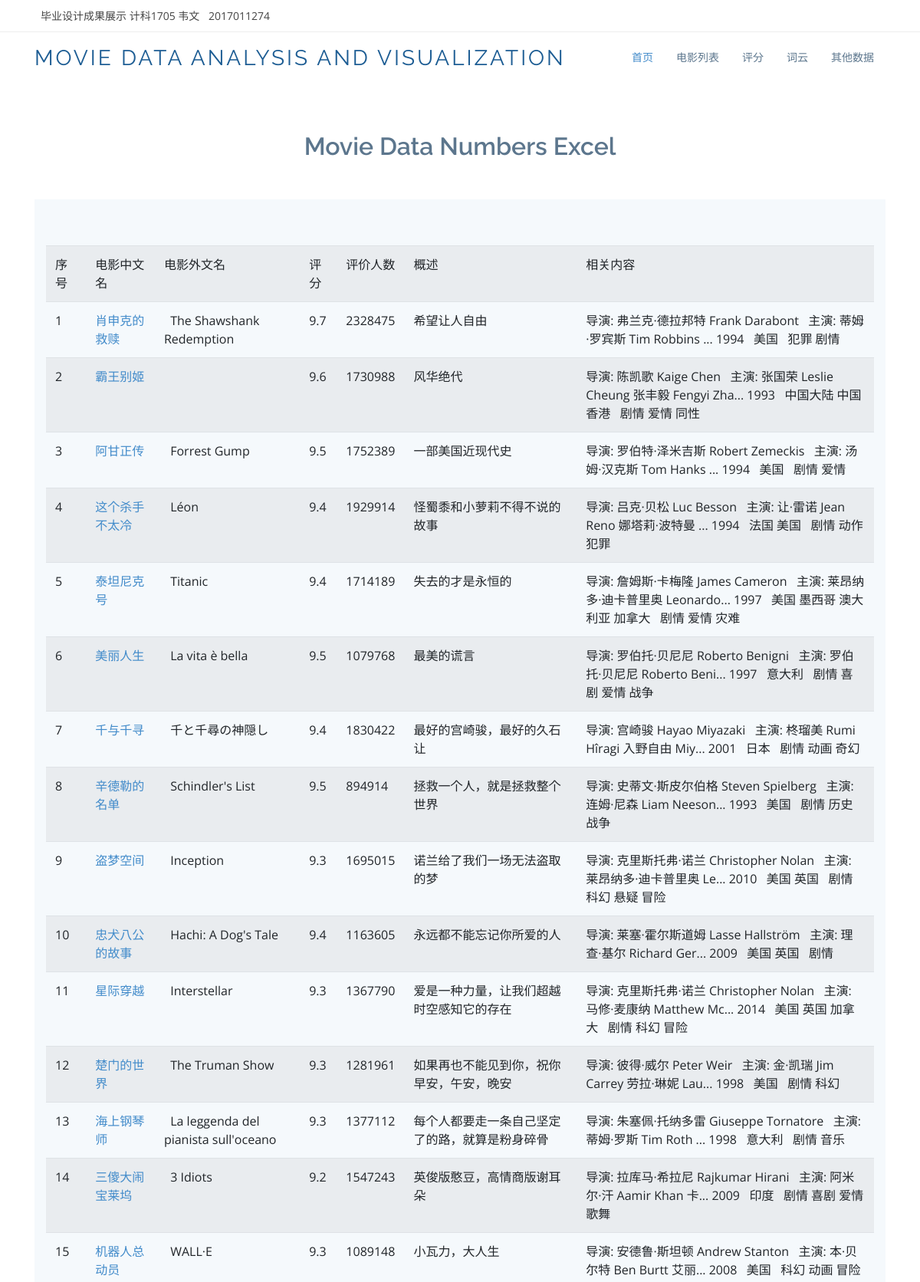
Page /MovieDataNumber (upper part) on the committed database.
### tables this page shows
CREATE TABLE DoubanMovieTop250
        (
        id integer primary key autoincrement,
        info_link text,
        pic_link text,
        chname varchar,
        forname varchar,
        score numeric,
        ratingnum numeric,
        instroduction text,
        info text           
        );

### app.py (the view)
@app.route('/MovieDataNumber')
def MovieDataNumber():
    datalist = []
    con = sqlite3.connect("Douban_movie_Top250.db")
    cur = con.cursor()
    sql = "select * from DoubanMovieTop250"
    data = cur.execute(sql)
    for item in data:
        datalist.append(item)
    cur.close()
    con.close()
    return render_template("MovieDataNumber.html",movies = datalist)

### templates/MovieDataNumber.html (shortened to what this page needs)
<!DOCTYPE html>
<html lang="en">
<head>
  <link href="static/assets/vendor/bootstrap/css/bootstrap.min.css" rel="stylesheet">
  <link href="static/assets/vendor/icofont/icofont.min.css" rel="stylesheet">
  <link href="static/assets/vendor/boxicons/css/boxicons.min.css" rel="stylesheet">
  <link href="static/assets/vendor/animate.css/animate.min.css" rel="stylesheet">
  <link href="static/assets/vendor/venobox/venobox.css" rel="stylesheet">
  <link href="static/assets/vendor/aos/aos.css" rel="stylesheet">
  <link href="static/assets/css/style.css" rel="stylesheet">
</head>
<body>
  <section id="topbar" class="d-none d-lg-block">
    <div class="container clearfix">
      <div class="contact-info float-left">
        <i class="icofont-name"></i><a>毕业设计成果展示   计科1705 韦文</a>
        <i class="icofont-studentnum"></i> 2017011274
      </div>
    </div>
  </section>
  <header id="header">
    <div class="container">
      <div class="logo float-left">
        <h1 class="text-light"><a href="index.html"><span>Movie data analysis and visualization</span></a></h1>
      </div>
      <nav class="nav-menu float-right d-none d-lg-block">
        <ul>
          <li class="active"><a href="/index">首页</a></li>
          <li><a href="/MovieDataNumber">电影列表</a></li>
          <li><a href="/RatingNumber">评分</a></li>
          <li><a href="/WordFrequency">词云</a></li>
          <li><a href="/MovieWebNumber">其他数据</a></li>
        </ul>
      </nav>
    </div>
  </header>
    <section id="team" class="team">
      <div class="container">
        <div class="section-title">
          <h2>Movie Data Numbers Excel</h2>
        </div>
    <section class="counts section-bg">
      <div class="container">
        <table class="table table-striped">
          <tr>
            <td>序号</td>
            <td>电影中文名</td>
            <td>电影外文名</td>
            <td>评分</td>
            <td>评价人数</td>
            <td>概述</td>
            <td>相关内容</td>
          </tr>
          {%for movie in movies%}
          <tr>
            <td>{{movie[0]}}</td>
          <td>
            <a href="{{movie[1]}}" target="_blank">
            {{movie[3]}}
            </a>
          </td>
            <td>{{movie[4]}}</td>
            <td>{{movie[5]}}</td>
            <td>{{movie[6]}}</td>
            <td>{{movie[7]}}</td>
            <td>{{movie[8]}}</td>
          </tr>
          {%endfor%}
        </table>
      </div>
    </section>
      </div>
    </section>
</body>
</html>

### static/assets/css/style.css (style rules this page uses)
body { font-family: "Open Sans", sans-serif; color: #444; }
a { color: #428bca; }
h1, h2, h3, h4, h5, h6, .font-primary { font-family: "Raleway", sans-serif; }
#topbar { background: #fff; padding: 10px 0; border-bottom: 1px solid #eee; font-size: 14px; }
#topbar .contact-info a { line-height: 1; color: #444; transition: 0.3s; }
#topbar .contact-info i { color: #428bca; padding: 4px; }
#header { height: 70px; transition: all 0.5s; transition: all 0.5s; padding: 10px 0; background: #fff; z-index: 997; }
#header .logo h1 { font-size: 28px; margin: 0; padding: 10px 0; line-height: 1; font-weight: 400; letter-spacing: 3px; text-transform: uppercase; }
#header .logo h1 a, #header .logo h1 a:hover { color: #1c5c93; text-decoration: none; }
.nav-menu, .nav-menu * { margin: 0; padding: 0; list-style: none; }
.nav-menu > ul > li { position: relative; white-space: nowrap; float: left; }
.nav-menu a { display: block; position: relative; color: #5c768d; padding: 12px 15px; transition: 0.3s; font-size: 14px; font-family: "Open Sans", sans-serif; }
.nav-menu a:hover, .nav-menu .active > a, .nav-menu li:hover > a { color: #428bca; text-decoration: none; }
.mobile-nav { position: fixed; top: 0; bottom: 0; z-index: 9999; overflow-y: auto; left: -260px; width: 260px; padding-top: 18px; background: #1f3548; transition: 0.4s; }
.mobile-nav * { margin: 0; padding: 0; list-style: none; }
.mobile-nav a { display: block; position: relative; color: #e3f0fc; padding: 10px 20px; font-weight: 500; }
.mobile-nav a:hover, .mobile-nav .active > a, .mobile-nav li:hover > a { color: #9eccf4; text-decoration: none; }
section { padding: 60px 0; }
.section-bg { background-color: #f5f9fc; }
.section-title { text-align: center; padding-bottom: 30px; }
.section-title h2 { font-size: 32px; font-weight: 600; margin-bottom: 20px; padding-bottom: 0; color: #5c768d; }
.counts { padding-bottom: 30px; }
.team { background: #fff; padding: 60px 0 30px 0; }

### rows in the picture
DoubanMovieTop250: id "1", chname "肖申克的救赎", forname "The Shawshank Redemption", score "9.7", ratingnum "2328475", instroduction "希望让人自由", info "导演: 弗兰克·德拉邦特 Frank Darabont 主演: 蒂姆·罗宾斯 Tim Robbins ... 1994 美国 犯罪 剧情"
DoubanMovieTop250: id "2", chname "霸王别姬", score "9.6", ratingnum "1730988", instroduction "风华绝代", info "导演: 陈凯歌 Kaige Chen 主演: 张国荣 Leslie Cheung 张丰毅 Fengyi Zha... 1993 中国大陆 中国香港 剧情 爱情 同性"
DoubanMovieTop250: id "3", chname "阿甘正传", forname "Forrest Gump", score "9.5", ratingnum "1752389", instroduction "一部美国近现代史", info "导演: 罗伯特·泽米吉斯 Robert Zemeckis 主演: 汤姆·汉克斯 Tom Hanks ... 1994 美国 剧情 爱情"
DoubanMovieTop250: id "4", chname "这个杀手不太冷", forname "Léon", score "9.4", ratingnum "1929914", instroduction "怪蜀黍和小萝莉不得不说的故事", info "导演: 吕克·贝松 Luc Besson 主演: 让·雷诺 Jean Reno 娜塔莉·波特曼 ... 1994 法国 美国 剧情 动作 犯罪"
DoubanMovieTop250: id "5", chname "泰坦尼克号", forname "Titanic", score "9.4", ratingnum "1714189", instroduction "失去的才是永恒的", info "导演: 詹姆斯·卡梅隆 James Cameron 主演: 莱昂纳多·迪卡普里奥 Leonardo... 1997 美国 墨西哥 澳大利亚 加拿大 剧情 爱情 灾难"
DoubanMovieTop250: id "6", chname "美丽人生", forname "La vita è bella", score "9.5", ratingnum "1079768", instroduction "最美的谎言", info "导演: 罗伯托·贝尼尼 Roberto Benigni 主演: 罗伯托·贝尼尼 Roberto Beni... 1997 意大利 剧情 喜剧 爱情 战争"
DoubanMovieTop250: id "7", chname "千与千寻", forname "千と千尋の神隠し", score "9.4", ratingnum "1830422", instroduction "最好的宫崎骏，最好的久石让", info "导演: 宫崎骏 Hayao Miyazaki 主演: 柊瑠美 Rumi Hîragi 入野自由 Miy... 2001 日本 剧情 动画 奇幻"
DoubanMovieTop250: id "8", chname "辛德勒的名单", forname "Schindler's List", score "9.5", ratingnum "894914", instroduction "拯救一个人，就是拯救整个世界", info "导演: 史蒂文·斯皮尔伯格 Steven Spielberg 主演: 连姆·尼森 Liam Neeson... 1993 美国 剧情 历史 战争"
DoubanMovieTop250: id "9", chname "盗梦空间", forname "Inception", score "9.3", ratingnum "1695015", instroduction "诺兰给了我们一场无法盗取的梦", info "导演: 克里斯托弗·诺兰 Christopher Nolan 主演: 莱昂纳多·迪卡普里奥 Le... 2010 美国 英国 剧情 科幻 悬疑 冒险"
DoubanMovieTop250: id "10", chname "忠犬八公的故事", forname "Hachi: A Dog's Tale", score "9.4", ratingnum "1163605", instroduction "永远都不能忘记你所爱的人", info "导演: 莱塞·霍尔斯道姆 Lasse Hallström 主演: 理查·基尔 Richard Ger... 2009 美国 英国 剧情"
DoubanMovieTop250: id "11", chname "星际穿越", forname "Interstellar", score "9.3", ratingnum "1367790", instroduction "爱是一种力量，让我们超越时空感知它的存在", info "导演: 克里斯托弗·诺兰 Christopher Nolan 主演: 马修·麦康纳 Matthew Mc... 2014 美国 英国 加拿大 剧情 科幻 冒险"
DoubanMovieTop250: id "12", chname "楚门的世界", forname "The Truman Show", score "9.3", ratingnum "1281961", instroduction "如果再也不能见到你，祝你早安，午安，晚安", info "导演: 彼得·威尔 Peter Weir 主演: 金·凯瑞 Jim Carrey 劳拉·琳妮 Lau... 1998 美国 剧情 科幻"
DoubanMovieTop250: id "13", chname "海上钢琴师", forname "La leggenda del pianista sull'oceano", score "9.3", ratingnum "1377112", instroduction "每个人都要走一条自己坚定了的路，就算是粉身碎骨", info "导演: 朱塞佩·托纳多雷 Giuseppe Tornatore 主演: 蒂姆·罗斯 Tim Roth ... 1998 意大利 剧情 音乐"
DoubanMovieTop250: id "14", chname "三傻大闹宝莱坞", forname "3 Idiots", score "9.2", ratingnum "1547243", instroduction "英俊版憨豆，高情商版谢耳朵", info "导演: 拉库马·希拉尼 Rajkumar Hirani 主演: 阿米尔·汗 Aamir Khan 卡... 2009 印度 剧情 喜剧 爱情 歌舞"
DoubanMovieTop250: id "15", chname "机器人总动员", forname "WALL·E", score "9.3", ratingnum "1089148", instroduction "小瓦力，大人生", info "导演: 安德鲁·斯坦顿 Andrew Stanton 主演: 本·贝尔特 Ben Burtt 艾丽... 2008 美国 科幻 动画 冒险"
